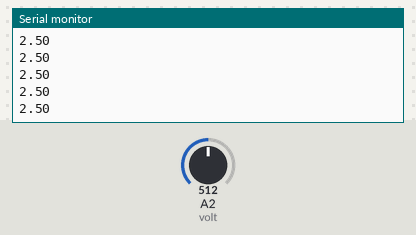
A sketch run on a simulated Arduino Uno, built with avr-gcc and run on an emulated ATmega328P. Parts: the last lines printed to the serial monitor. Inputs (shaded band) come from the test bench; at power-on: A2 (volt) = 512.

Above: at 1.2 s.
1.3 s: A2 (volt) set to 716
At 1.68 s:
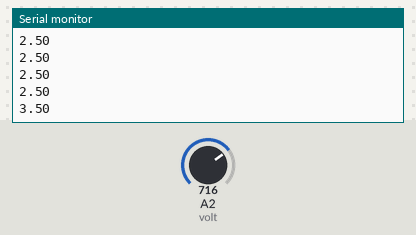
2.8 s: A2 (volt) set to 900
At 2.94 s:
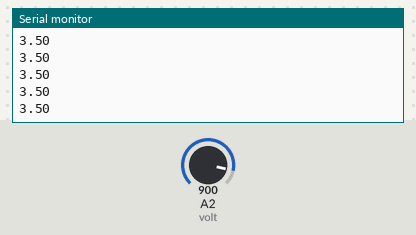
Timing chart, 0 to 5.8 s (numbered marks = the images above; inputs shaded):
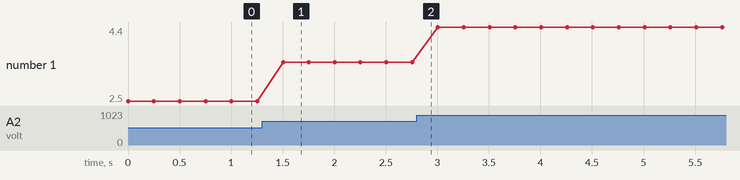

The sketch:

_12.ino
```cpp
#include<Arduino.h>
//code to read voltage varied by a potentiometer
int volt=A2;
int readVal;
float V2;
void setup() {
Serial.begin(9600);
// put your setup code here, to run once:

}
void loop() {
  // put your main code here, to run repeatedly:
readVal=analogRead(volt);
V2=(5./1023.)*readVal;
Serial.println(V2);
delay(250);
}
```

Measured:
- after the input at 1.3 s, the serial monitor: prints a new line after 0.20 s (image 1)
- plotted number 1: 2.5 → 3.5 after the input at 1.3 s, 3.5 → 4.4 after the input at 2.8 s
